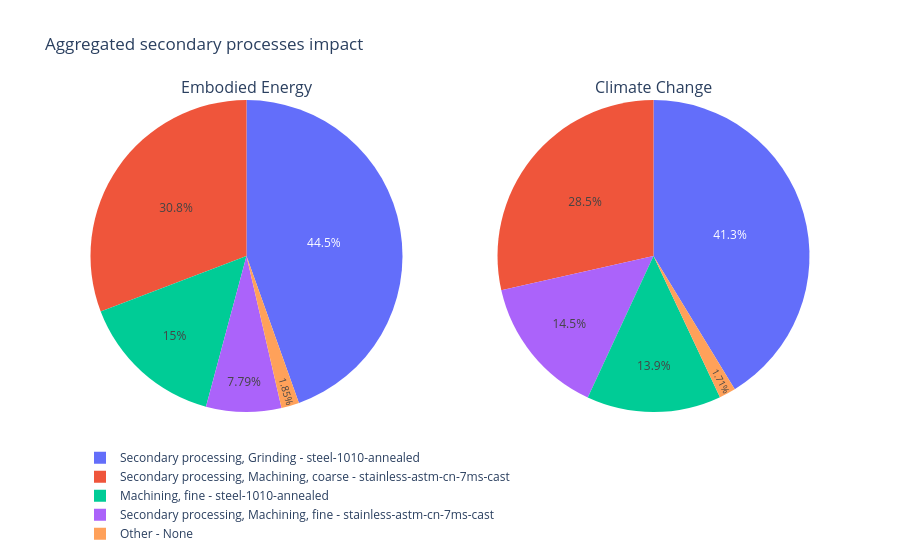

The notebook cell this image was saved under:
### Markdown cell above
Add a ``Name`` to each item that represents the process-material pair name.

### Code cell
secondary_process_df["Name"] = secondary_process_df.apply(
    lambda row: f"{row['Process name']} - {row['Material name']}", axis=1
)
plot_impact(secondary_process_df, "Aggregated secondary processes impact")

### Figure 1 — Plotly figure (JSON) as saved in the notebook; plotly's stock layout.template omitted (floating-point values rounded to 4 significant figures)
{"data": [{"domain": {"x": [0.0, 0.45], "y": [0.0, 1.0]}, "hoverinfo": "value+name+label", "labels": ["Secondary processing, Grinding - steel-1010-annealed", "Secondary processing, Machining, coarse - stainless-astm-cn-7ms-cast", "Machining, fine - steel-1010-annealed", "Secondary processing, Machining, fine - stainless-astm-cn-7ms-cast", "Other - None"], "name": "MJ", "textinfo": "percent", "textposition": "inside", "type": "pie", "values": [1.758, 1.215, 0.5933, 0.3075, 0.07302]}, {"domain": {"x": [0.55, 1.0], "y": [0.0, 1.0]}, "hoverinfo": "value+name+label", "labels": ["Secondary processing, Grinding - steel-1010-annealed", "Secondary processing, Machining, coarse - stainless-astm-cn-7ms-cast", "Machining, fine - steel-1010-annealed", "Secondary processing, Machining, fine - stainless-astm-cn-7ms-cast", "Other - None"], "name": "kg", "textinfo": "percent", "textposition": "inside", "type": "pie", "values": [0.0585, 0.04044, 0.01974, 0.02062, 0.002429]}], "layout": {"annotations": [{"font": {"size": 16}, "showarrow": false, "text": "Embodied Energy", "x": 0.225, "xanchor": "center", "xref": "paper", "y": 1.0, "yanchor": "bottom", "yref": "paper"}, {"font": {"size": 16}, "showarrow": false, "text": "Climate Change", "x": 0.775, "xanchor": "center", "xref": "paper", "y": 1.0, "yanchor": "bottom", "yref": "paper"}], "legend": {"orientation": "h"}, "title": {"text": "Aggregated secondary processes impact"}}}
